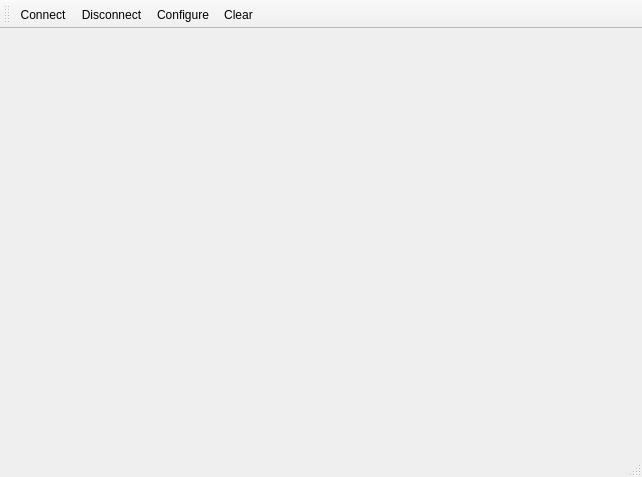
<?xml version="1.0" encoding="UTF-8"?>
<ui version="4.0">
 <class>C_SerialCom</class>
 <widget class="QMainWindow" name="C_SerialCom">
  <property name="geometry">
   <rect>
    <x>0</x>
    <y>0</y>
    <width>642</width>
    <height>477</height>
   </rect>
  </property>
  <property name="maximumSize">
   <size>
    <width>642</width>
    <height>477</height>
   </size>
  </property>
  <property name="windowTitle">
   <string>Serial communication</string>
  </property>
  <widget class="QWidget" name="centralWidget">
   <layout class="QVBoxLayout" name="verticalLayout"/>
  </widget>
  <widget class="QToolBar" name="mainToolBar">
   <attribute name="toolBarArea">
    <enum>TopToolBarArea</enum>
   </attribute>
   <attribute name="toolBarBreak">
    <bool>false</bool>
   </attribute>
   <addaction name="actionConnect"/>
   <addaction name="actionDisconnect"/>
   <addaction name="actionConfigure"/>
   <addaction name="actionClear"/>
  </widget>
  <widget class="QStatusBar" name="statusBar"/>
  <action name="actionAbout">
   <property name="text">
    <string>&amp;About</string>
   </property>
   <property name="toolTip">
    <string>About program</string>
   </property>
   <property name="shortcut">
    <string>Alt+A</string>
   </property>
  </action>
  <action name="actionAboutQt">
   <property name="text">
    <string>About Qt</string>
   </property>
  </action>
  <action name="actionConnect">
   <property name="icon">
    <iconset resource="C_SerialCom.qrc">
     <normaloff>:/images/connect.png</normaloff>:/images/connect.png</iconset>
   </property>
   <property name="text">
    <string>C&amp;onnect</string>
   </property>
   <property name="toolTip">
    <string>Connect to serial port</string>
   </property>
   <property name="shortcut">
    <string>Ctrl+O</string>
   </property>
  </action>
  <action name="actionDisconnect">
   <property name="icon">
    <iconset resource="C_SerialCom.qrc">
     <normaloff>:/images/disconnect.png</normaloff>:/images/disconnect.png</iconset>
   </property>
   <property name="text">
    <string>&amp;Disconnect</string>
   </property>
   <property name="toolTip">
    <string>Disconnect from serial port</string>
   </property>
   <property name="shortcut">
    <string>Ctrl+D</string>
   </property>
  </action>
  <action name="actionConfigure">
   <property name="icon">
    <iconset resource="C_SerialCom.qrc">
     <normaloff>:/images/settings.png</normaloff>:/images/settings.png</iconset>
   </property>
   <property name="text">
    <string>&amp;Configure</string>
   </property>
   <property name="toolTip">
    <string>Configure serial port</string>
   </property>
   <property name="shortcut">
    <string>Alt+C</string>
   </property>
  </action>
  <action name="actionClear">
   <property name="icon">
    <iconset resource="C_SerialCom.qrc">
     <normaloff>:/images/clear.png</normaloff>:/images/clear.png</iconset>
   </property>
   <property name="text">
    <string>C&amp;lear</string>
   </property>
   <property name="toolTip">
    <string>Clear data</string>
   </property>
   <property name="shortcut">
    <string>Alt+L</string>
   </property>
  </action>
  <action name="actionQuit">
   <property name="icon">
    <iconset resource="C_SerialCom.qrc">
     <normaloff>:/images/application-exit.png</normaloff>:/images/application-exit.png</iconset>
   </property>
   <property name="text">
    <string>&amp;Quit</string>
   </property>
   <property name="shortcut">
    <string>Ctrl+Q</string>
   </property>
  </action>
 </widget>
 <layoutdefault spacing="6" margin="11"/>
 <resources>
  <include location="C_SerialCom.qrc"/>
 </resources>
 <connections/>
</ui>
